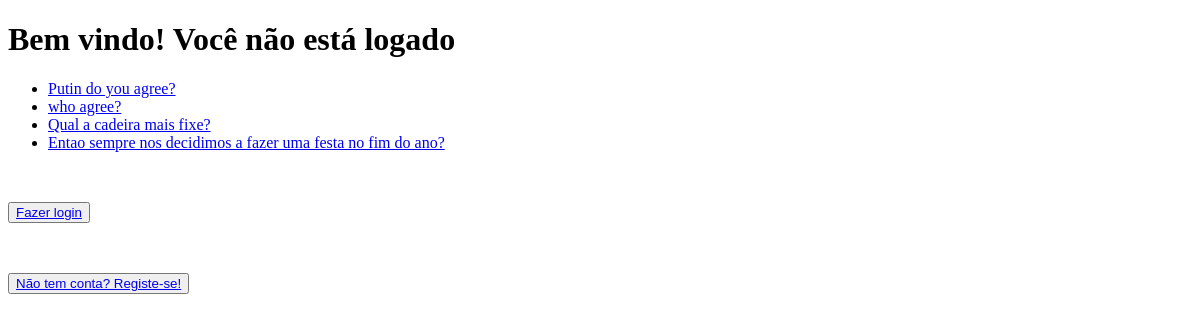
Before: /votacao/ with the older database file.
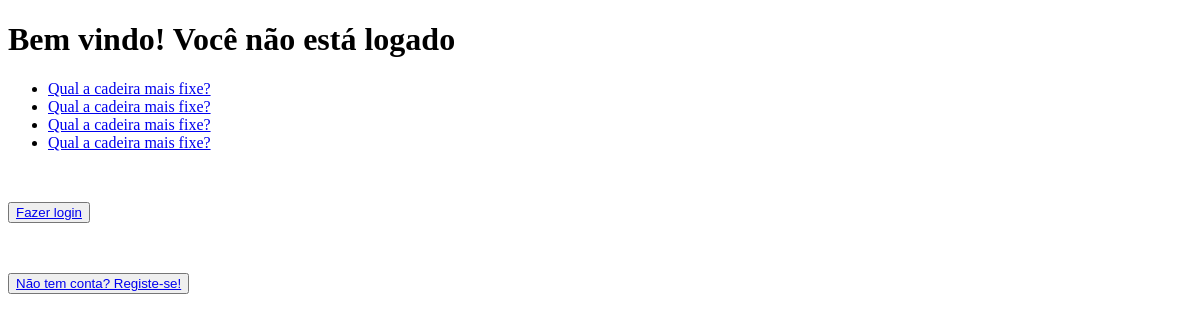
After: the same page with the newer database file.
### votacao/models.py (models this page shows, shortened)
class Questao(models.Model):
    questao_texto = models.CharField(max_length=200)
    pub_data = models.DateTimeField('data de publicacao')

### votacao/views.py (the view)
# urls.py: path("", views.index, name="index"),
def index(request):
    latest_question_list = Questao.objects.all() #vai buscar todos os objetos
    return render(request, 'votacao/index.html', {'latest_question_list': latest_question_list,
                                                  'fruta': 'banana'})

### votacao/templates/votacao/index.html (shortened to what this page needs)
<!DOCTYPE html>
<html lang="en">
<head>
</head>
<body>
    {% if request.user.is_authenticated and request.user.is_superuser %}
    <h1>Olá admin {{request.user.username}}</h1>
    {% elif request.user.is_authenticated %}
    <h1>Olá {{request.user.username}}</h1>
    {% else %}
    <h1>Bem vindo! Você não está logado</h1>
    {% endif %}
    {% if latest_question_list %}
        <ul>
        {% for questao in latest_question_list %}
            <li>
                <a href="{% url 'votacao:detalhe' questao.id %}"> {{questao.questao_texto}}</a>
            </li>
        {% endfor %}
        </ul>
    {% else %}
        <p>Nao ha questoes disponiveis.</p>
    {% endif %}
    <br>
    {% if not request.user.is_authenticated %}
    <p> <button> <a href="{% url 'votacao:login_view' %}"> Fazer login</a></button></p>
    <br>
    <p> <button> <a href="{% url 'votacao:form_register' %}"> Não tem conta? Registe-se!</a></button></p>
    {% endif %}
</body>
</html>

Changed rows visible on the page:
removed Questao: questao_texto "Putin do you agree?"
removed Questao: questao_texto "who agree?"
removed Questao: questao_texto "Entao sempre nos decidimos a fazer uma festa no fim do ano?"
added Questao: questao_texto "Qual a cadeira mais fixe?"
added Questao: questao_texto "Qual a cadeira mais fixe?"
added Questao: questao_texto "Qual a cadeira mais fixe?"
